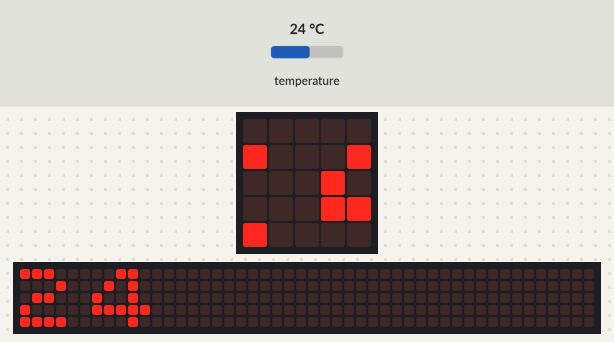
The program below on a simulated BBC micro:bit (MakeCode). Parts: the board's 5×5 LED display, a strip that is not on the board, showing the scrolling text unrolled. The inputs (shaded band) are chosen by the test bench; at power-on: temperature 24 °C. The 48×5 strip is a reading aid, not a part: it shows the text the display is scrolling, unrolled, one strip-width of it at a time.

Above: at 1.27 s.
1.3 s: temperature set to 25.7 °C
At 5.8 s:
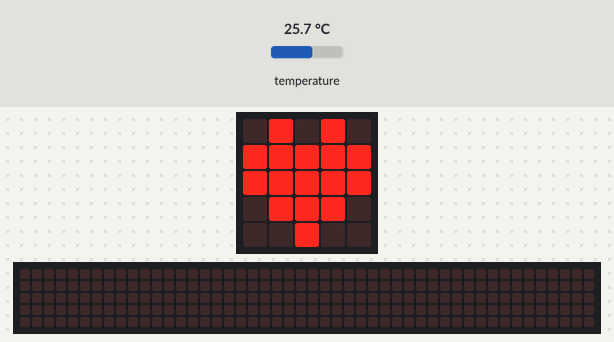
6.1 s: temperature set to 12 °C
At 6.89 s:
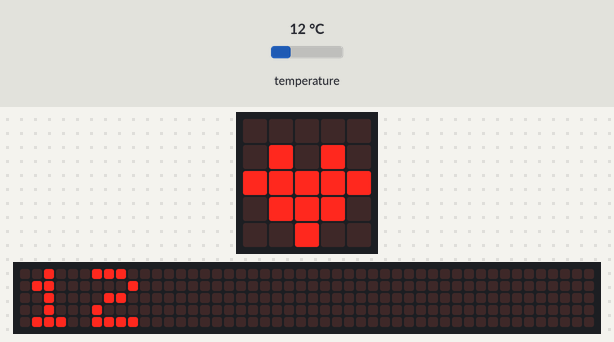
8.3 s: temperature set to 19 °C
At 9.69 s:
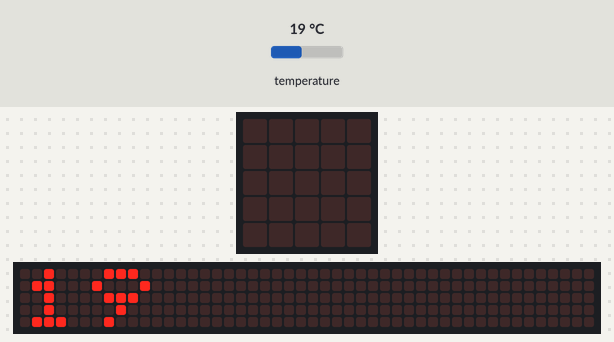

The program:

main.ts
```typescript
basic.forever(function () {
    basic.showNumber(input.temperature())
    while (input.temperature() >= 25) {
        basic.showNumber(input.temperature())
        basic.showIcon(IconNames.Heart)
        basic.showLeds(`
            . # . # .
            # . # . #
            # . . . #
            . # . # .
            . . # . .
            `)
        basic.showLeds(`
            . . . . .
            . # . # .
            # # # # #
            . # # # .
            . . # . .
            `)
    }
})
```

test.ts
```typescript
// aquí va el archivo "tests"; esto no se compilará cuando este paquete se utilice como una extensión.
```

Measured:
- the behaviour switches between 24.9 and 25 °C on temperature (found by bisection; images 0 and 1)
- what the display in image 1 shows lasts 0.6 s, from 5.4 s to 6.0 s
